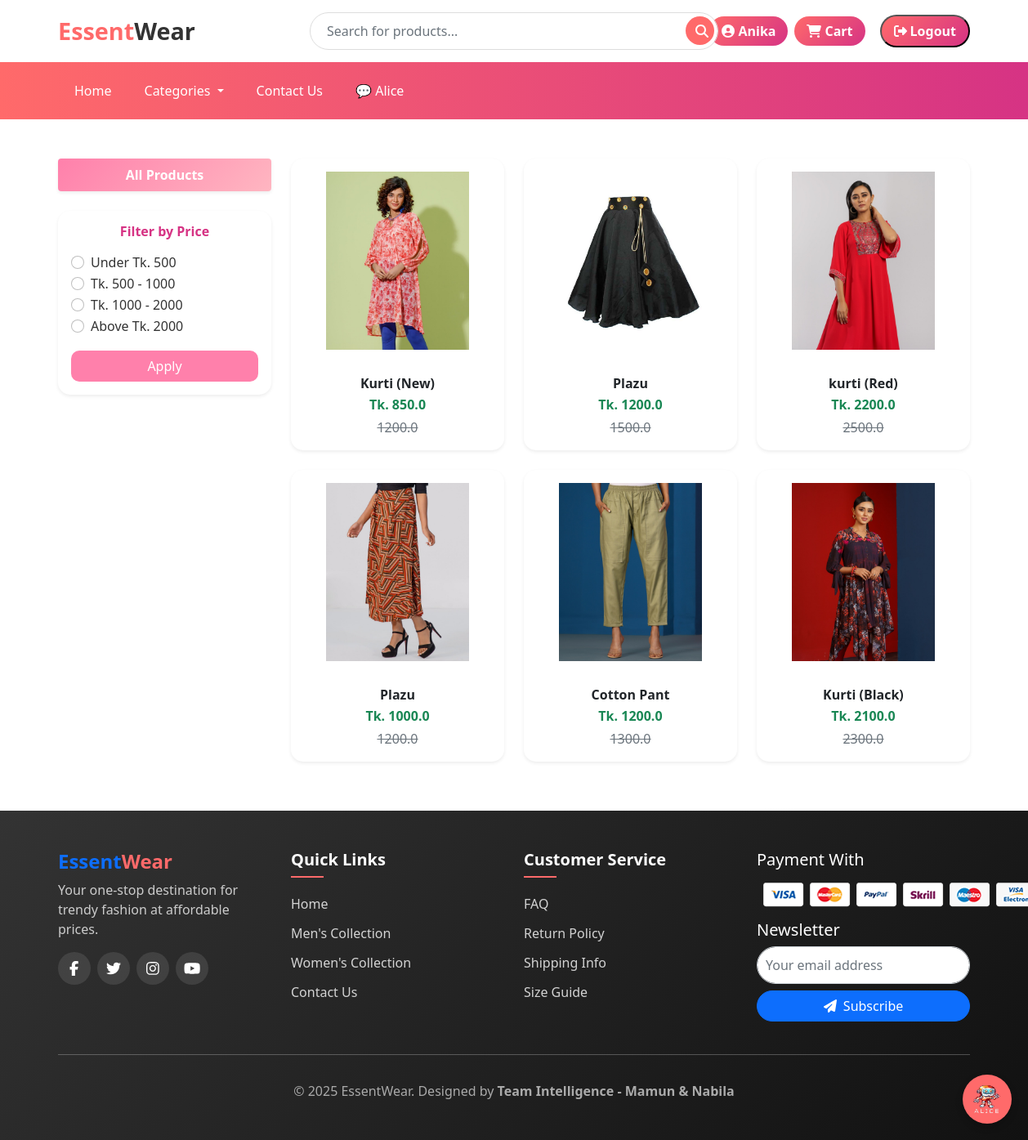
The app's page /women/ (signed in) with its own data.
### app/models.py (models this page shows, shortened)
class Product(models.Model):
    title = models.CharField(max_length=100)
    selling_price = models.FloatField()
    discounted_price = models.FloatField()
    description = models.TextField(default='null')
    category = models.CharField(choices=CATEGORY_CHOICES, max_length=2)
    p_image = models.ImageField(upload_to='product_img')
    owner = models.ForeignKey(User, on_delete=models.CASCADE, related_name='products',null=True, blank=True) # Added owner field
    quantity = models.PositiveIntegerField(default=0)  # 🧮 নতুন field

### app/views.py (the view)
# urls.py: path('women/', views.women, name='women'),
def women(request, data=None):
    women = Product.objects.filter(category='W')
    price = request.GET.get("price")
    if price == "under500":
        women = women.filter(discounted_price__lt=500)
    elif price == "500-1000":
        women = women.filter(discounted_price__gte=500, discounted_price__lte=1000)
    elif price == "1000-2000":
        women = women.filter(discounted_price__gte=1000, discounted_price__lte=2000)
    elif price == "above2000":
        women = women.filter(discounted_price__gt=2000)
    return render(request, 'app/product/women.html', {'womens': women})

### app/templates/app/product/women.html (shortened to what this page needs)
{% extends 'app/base.html' %}
{% load static %}
{% block main-content %}
<div class="container my-5">
  <div class="row">
    <div class="col-md-3 mb-4">
      <div class="list-group shadow-sm rounded border-0">
        <a href="{% url 'women' %}"
           class="list-group-item list-group-item-action fw-semibold text-center active"
           style="background: linear-gradient(135deg, #ff80ab, #ffb6c1); border: none; color: #fff;">
          All Products
        </a>
      </div>
      <div class="card mt-4 border-0 shadow-sm" style="border-radius: 15px;">
        <div class="card-body">
          <h6 class="fw-bold mb-3 text-center" style="color: #d63384;">Filter by Price</h6>
          <form method="get" action="">
            <div class="form-check">
              <input class="form-check-input" type="radio" name="price" id="under500" value="under500">
              <label class="form-check-label" for="under500">Under Tk. 500</label>
            </div>
            <div class="form-check">
              <input class="form-check-input" type="radio" name="price" id="500to1000" value="500-1000">
              <label class="form-check-label" for="500to1000">Tk. 500 - 1000</label>
            </div>
            <div class="form-check">
              <input class="form-check-input" type="radio" name="price" id="1000to2000" value="1000-2000">
              <label class="form-check-label" for="1000to2000">Tk. 1000 - 2000</label>
            </div>
            <div class="form-check">
              <input class="form-check-input" type="radio" name="price" id="above2000" value="above2000">
              <label class="form-check-label" for="above2000">Above Tk. 2000</label>
            </div>
            <button type="submit" class="btn w-100 mt-3 fw-semibold"
                    style="background: #ff80ab; color: white; border-radius: 10px;">
              Apply
            </button>
          </form>
        </div>
      </div>
    </div>
    <div class="col-md-9">
      <div class="row g-4">
        {% for product in womens %}
        <div class="col-sm-6 col-md-4">
          <div class="card h-100 border-0 shadow-sm product-card">
            <a href="{% url 'product-detail' product.id %}" class="text-decoration-none text-dark">
              <img src="{{ product.p_image.url }}" class="card-img-top p-3 img-fluid" alt="{{ product.title }}" style="height: 250px; object-fit: contain;">
              <div class="card-body text-center">
                <h6 class="card-title fw-bold mb-1">{{ product.title }}</h6>
                <p class="mb-1 text-success fw-bold">Tk. {{ product.discounted_price }}</p>
                <p class="text-muted text-decoration-line-through mb-0">
                  {{ product.selling_price }}
                </p>
              </div>
            </a>
          </div>
        </div>
        {% empty %}
        <p class="text-center text-muted">No products available.</p>
        {% endfor %}
      </div>
    </div>
  </div>
</div>
{% endblock main-content %}

### app/templates/app/base.html (shortened to what this page needs)
<!doctype html>
{% load static %}
<html lang="en">
<head>
  <link href="https://cdn.jsdelivr.net/npm/bootstrap@5.0.0-beta1/dist/css/bootstrap.min.css" rel="stylesheet">
  <link rel="stylesheet" href="{% static 'app/css/owl.carousel.min.css' %}">
  <link rel="stylesheet" href="{% static 'app/css/all.min.css' %}">
  <link rel="stylesheet" href="{% static 'app/css/style.css' %}">
</head>
<body>
  <div class="main-header">
    <div class="container">
      <div class="row align-items-center">
        <div class="col-md-3">
          <a class="brand-logo" href="/">Essent<span>Wear</span></a>
        </div>
        <div class="col-md-6">
          <form method="GET" action="{% url 'search_products' %}" class="search-container d-flex">
            <input type="text" name="q" placeholder="Search for products..." class="form-control" required />
            <button type="submit" class="btn btn-primary ms-2"><i class="fas fa-search"></i></button>
          </form>
        </div>
        <div class="col-md-3">
          <div class="user-actions d-flex justify-content-end align-items-center">
            {% if not request.user.is_authenticated %}
            <a href="{% url 'customerregistration' %}" class="auth-btn">Register</a>
            <a href="{% url 'login' %}" class="auth-btn">Login</a>
            <a href="{% url 'showcart' %}" class="auth-btn">
              <i class="fas fa-shopping-cart me-1"></i> Cart
            </a>
            {% else %}
            <a href="{% url 'profile' %}" class="auth-btn">
              <i class="fas fa-user-circle me-1"></i> {{ request.user.username }}
            </a>
            <a href="{% url 'showcart' %}" class="auth-btn ms-2">
              <i class="fas fa-shopping-cart me-1"></i> Cart
            </a>
            <form method="POST" action="{% url 'logout' %}" class="d-inline ms-2">
              <button type="submit" class="auth-btn">
                <i class="fas fa-sign-out-alt me-1"></i> Logout
              </button>
            </form>
            {% endif %}
          </div>
        </div>
      </div>
    </div>
  </div>
  <nav class="navbar navbar-expand-lg navbar-dark main-navigation">
    <div class="container">
      <div class="collapse navbar-collapse" id="mainNav">
        <ul class="navbar-nav me-auto">
          <li class="nav-item"><a class="nav-link active" href="/">Home</a></li>
          <li class="nav-item dropdown">
            <a class="nav-link dropdown-toggle" href="#" id="categoriesDropdown" role="button" data-bs-toggle="dropdown" aria-expanded="false">
              Categories
            </a>
          </li>
          <li class="nav-item"><a class="nav-link" href="{% url 'contact-us' %}">Contact Us</a></li>
          <li class="nav-item"><a class="nav-link" href="{% url 'chatbot' %}">💬 Alice</a></li>
        </ul>
      </div>
    </div>
  </nav>
  <a href="{% url 'chatbot' %}" id="floating-button">
    <img src="{% static 'app/images/banner/logo2.png' %}" alt="Chat with Alice" />
  </a>
  {% block main-content %}{% endblock main-content %}
  <footer class="site-footer py-5">
    <div class="container">
      <div class="row">
        <div class="col-md-3 mb-4">
          <h4 class="fw-bold text-primary">Essent<span style="color: #ff6a6a">Wear</span></h4>
          <p style="color: #ccc">Your one-stop destination for trendy fashion at affordable prices.</p>
          <div class="d-flex gap-2 mt-3">
           <a href="https://www.facebook.com/" target="_blank" class="social-icon"><i class="fab fa-facebook-f"></i></a>
           <a href="https://twitter.com/" target="_blank" class="social-icon"><i class="fab fa-twitter"></i></a>
           <a href="https://www.instagram.com/" target="_blank" class="social-icon"><i class="fab fa-instagram"></i></a>
           <a href="https://www.youtube.com/" target="_blank" class="social-icon"><i class="fab fa-youtube"></i></a>
          </div>
        </div>
        <div class="col-md-3 mb-4 footer-links">
          <h5>Quick Links</h5>
          <ul>
            <li><a href="/">Home</a></li>
            <li><a href="{% url 'men' %}">Men's Collection</a></li>
            <li><a href="{% url 'women' %}">Women's Collection</a></li>
            <li><a href="{% url 'contact-us' %}">Contact Us</a></li>
          </ul>
        </div>
        <div class="col-md-3 mb-4 footer-links">
          <h5>Customer Service</h5>
          <ul>
            <li><a href="{% url 'faq' %}">FAQ</a></li>
            <li><a href="{% url 'return_policy' %}">Return Policy</a></li>
            <li><a href="{% url 'shipping_info' %}">Shipping Info</a></li>
            <li><a href="{% url 'size_guide' %}">Size Guide</a></li>
          </ul>
        </div>
        <div class="col-md-3 mb-4">
          <h5>Payment With</h5>
          <div class="payment-logos my-3">
            <img src="{% static 'app/images/payment.png' %}" alt="Mastercard">
          </div>
          <h5>Newsletter</h5>
          <form method="POST" class="d-flex flex-column gap-2">
            <input type="email" name="email" placeholder="Your email address" required class="form-control"
              style="border-radius: 25px; padding: 10px" />
            <button type="submit" class="btn btn-primary rounded-pill">
              <i class="fas fa-paper-plane me-1"></i> Subscribe
            </button>
          </form>
        </div>
      </div>
      <hr style="border-color: #444" />
      <div class="text-center pt-3">
       <p class="mb-0" style="color: #aaa">&copy; 2025 EssentWear. Designed by <b>Team Intelligence - <a href="{% url 'mamun' %}" style="color: #aaa; text-decoration: none;">Mamun</a> & Nabila</b></p>
      </div>
    </div>
  </footer>
</body>
</html>

### app/templates/app/base.html (style rules this page uses)
:root { --primary-color: #ff6a6a; --secondary-color: #d63384; --dark-color: #333; --light-color: #f9f9f9; }
body { font-family: "Segoe UI", Tahoma, Geneva, Verdana, sans-serif; background-color: #fff; color: #333; }
.main-header { background-color: #fff; box-shadow: 0 2px 10px rgba(0, 0, 0, 0.1); padding: 15px 0; }
.brand-logo { font-size: 1.8rem; font-weight: 700; color: var(--primary-color); text-decoration: none; }
.brand-logo span { color: var(--dark-color); }
.search-container { position: relative; max-width: 500px; margin: 0 auto; }
.search-container input { border-radius: 30px; padding: 10px 20px; border: 1px solid #ddd; width: 100%; }
.search-container button { position: absolute; right: 5px; top: 5px; background: var(--primary-color); border: none; color: white; border-radius: 50%; width: 35px; height: 35px; }
.user-actions .auth-btn { background: linear-gradient(135deg, #ff6a6a, #d63384); color: white; padding: 6px 15px; border-radius: 25px; font-weight: 600; margin-left: 10px; text-decoration: none; transition: all 0.3s ease; display: inline-flex; align-items: center; }
.main-navigation { background: linear-gradient(to right, var(--primary-color), var(--secondary-color)); }
.main-navigation .nav-link { color: white !important; font-weight: 500; padding: 15px 20px !important; transition: all 0.3s; }
#floating-button { position: fixed; bottom: 20px; right: 20px; background-color: var(--primary-color); border-radius: 50%; width: 60px; height: 60px; display: flex; align-items: center; justify-content: center; cursor: pointer; z-index: 999; box-shadow: 0 4px 10px rgba(0, 0, 0, 0.2); transition: all 0.3s; }
#floating-button img { width: 35px; height: 35px; }
.site-footer { background: linear-gradient(135deg, var(--dark-color) 0%, #111 100%); color: white; padding: 50px 0 20px; margin-top: 60px; }
.footer-links h5 { font-weight: 600; margin-bottom: 20px; position: relative; padding-bottom: 10px; }
.footer-links h5:after { content: ""; position: absolute; bottom: 0; left: 0; width: 40px; height: 2px; background-color: var(--primary-color); }
.footer-links ul { list-style: none; padding: 0; margin: 0; }
.footer-links li { margin-bottom: 12px; }
.footer-links a { color: rgba(255, 255, 255, 0.8); text-decoration: none; transition: all 0.3s ease; }
.social-icon { display: inline-flex; align-items: center; justify-content: center; width: 40px; height: 40px; background-color: rgba(255, 255, 255, 0.1); border-radius: 50%; color: #fff; transition: all 0.3s ease; font-size: 18px; }
.payment-logos img { max-height: 35px; margin: 0 8px; transition: 0.3s; }

### app/templates/app/product/women.html (style rules this page uses)
.product-card { transition: transform 0.3s ease, box-shadow 0.3s ease; border-radius: 15px; }
.list-group-item.active { font-weight: bold; }

### records on screen
Product: p_image (picture), title "Kurti (New)", discounted_price "850.0", selling_price "1200.0"
Product: p_image (picture), title "Plazu", discounted_price "1200.0", selling_price "1500.0"
Product: p_image (picture), title "kurti (Red)", discounted_price "2200.0", selling_price "2500.0"
Product: p_image (picture), title "Plazu", discounted_price "1000.0", selling_price "1200.0"
Product: p_image (picture), title "Cotton Pant", discounted_price "1200.0", selling_price "1300.0"
Product: p_image (picture), title "Kurti (Black)", discounted_price "2100.0", selling_price "2300.0"

### other values on screen
{{ request.user.username }} "Anika"
